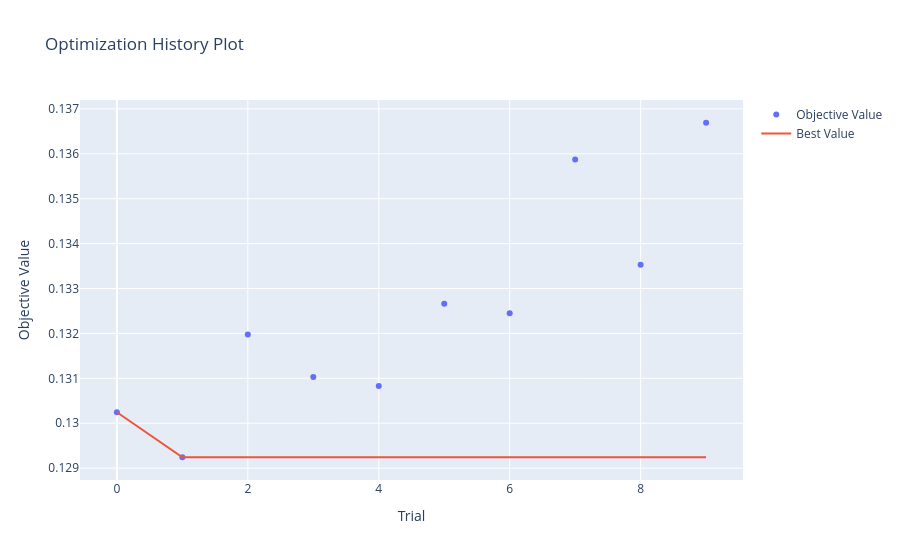

Source (notebook cell):
### Code cell
display(vis.plot_optimization_history(study))

### Figure 1 — Plotly figure (JSON) as saved in the notebook; plotly's stock layout.template omitted (floating-point values rounded to 4 significant figures)
{"data": [{"mode": "markers", "name": "Objective Value", "type": "scatter", "x": [0, 1, 2, 3, 4, 5, 6, 7, 8, 9], "y": [0.1302, 0.1292, 0.132, 0.131, 0.1308, 0.1327, 0.1324, 0.1359, 0.1335, 0.1367]}, {"mode": "lines", "name": "Best Value", "type": "scatter", "x": [0, 1, 2, 3, 4, 5, 6, 7, 8, 9], "y": [0.1302, 0.1292, 0.1292, 0.1292, 0.1292, 0.1292, 0.1292, 0.1292, 0.1292, 0.1292]}, {"marker": {"color": "#cccccc"}, "mode": "markers", "name": "Infeasible Trial", "showlegend": false, "type": "scatter", "x": [], "y": []}], "layout": {"title": {"text": "Optimization History Plot"}, "xaxis": {"title": {"text": "Trial"}}, "yaxis": {"title": {"text": "Objective Value"}}}}
